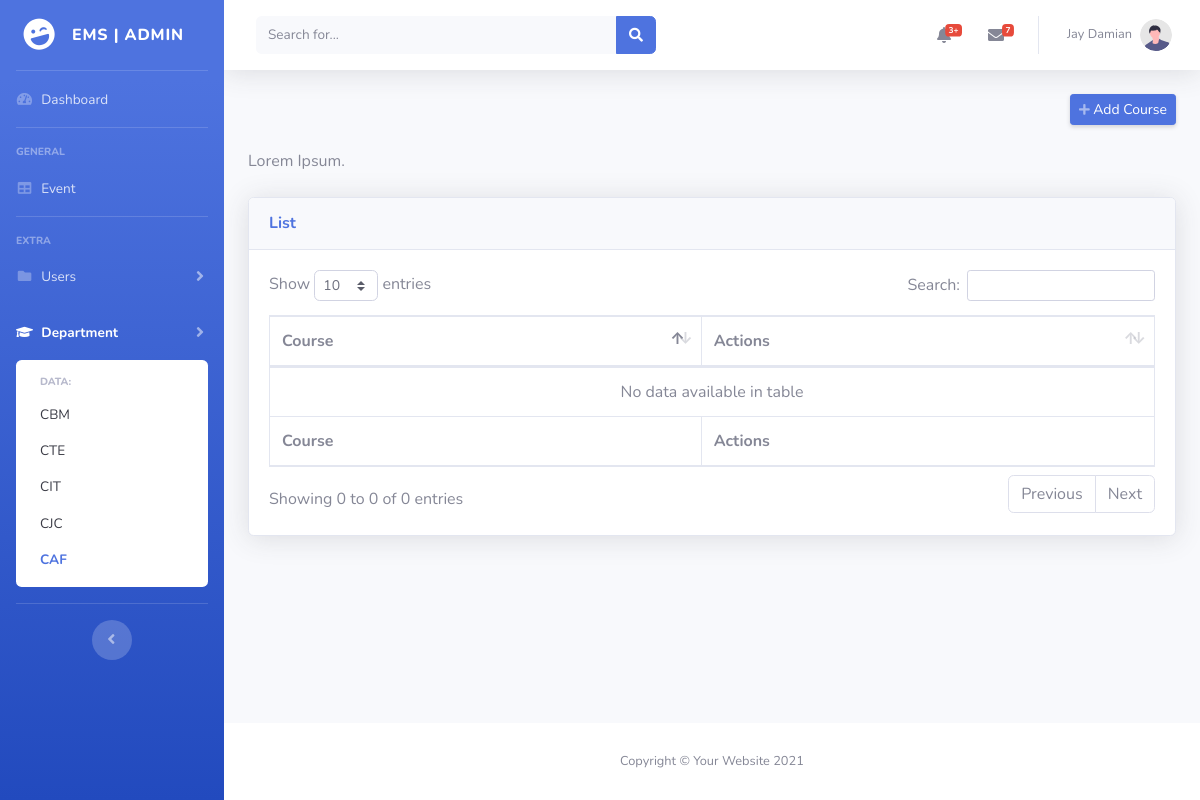
The page /admin/caf.php (signed in) on the database its author committed.
### tables this page shows
CREATE TABLE `tbl_department` (
  `id` int(11) NOT NULL,
  `department_code` varchar(200) NOT NULL,
  `department_name` varchar(200) NOT NULL
);

CREATE TABLE `tbl_users` (
  `user_id` int(11) NOT NULL,
  `id_number` varchar(50) NOT NULL,
  `firstname` varchar(200) NOT NULL,
  `middlename` varchar(200) NOT NULL,
  `lastname` varchar(200) NOT NULL,
  `email` varchar(200) NOT NULL,
  `mobile_number` varchar(50) NOT NULL,
  `role` varchar(50) NOT NULL,
  `username` varchar(200) NOT NULL,
  `password` varchar(200) NOT NULL
);

### include/DbConnection.php (called while the page is built, shortened)
<?php
class DbConnection{
    private $host = 'localhost';
    private $username = 'root';
    private $password = '';
    private $database = 'ems';
    protected $connection;
    public function __construct(){
        if (!isset($this->connection)) {
            $this->connection = new mysqli($this->host, $this->username, $this->password, $this->database);
        }
        return $this->connection;
    }
}

### include/FetchUser.php (called while the page is built, shortened)
<?php
include_once('DbConnection.php');
class FetchUser extends DbConnection{
    public function details($sql){
        $query = $this->connection->query($sql);
        $row = $query->fetch_array();
        return $row;
    }
}

### include/FetchDepartment.php (the view, shortened to what this page needs)
<?php
include_once('DbConnection.php');
class FetchDepartment extends DbConnection{
    public function getDepartmentSidebar(){
        $page = substr($_SERVER["SCRIPT_NAME"],strrpos($_SERVER["SCRIPT_NAME"],"/")+1);
        $sql = "SELECT * FROM tbl_department";
        $query = $this->connection->query($sql);
        if($query->num_rows > 0){
            while($row = $query->fetch_assoc()){
                echo '<a class="collapse-item'; if($page == strtolower($row['department_code']).'.php'){echo ' active';} echo '" href='.strtolower($row['department_code']).'.php?department='.$row['id'].'>'.$row['department_code'].'</a> ';
            }
        }
        else{
            return false;
        }
    }
}

### admin/include/nav.php (shortened to what this page needs)
<nav class="navbar navbar-expand navbar-light bg-white topbar mb-4 static-top shadow">
    <form
        class="d-none d-sm-inline-block form-inline mr-auto ml-md-3 my-2 my-md-0 mw-100 navbar-search">
        <div class="input-group">
            <input type="text" class="form-control bg-light border-0 small" placeholder="Search for..."
                aria-label="Search" aria-describedby="basic-addon2">
            <div class="input-group-append">
                <button class="btn btn-primary" type="button">
                    <i class="fas fa-search fa-sm"></i>
                </button>
            </div>
        </div>
    </form>
    <ul class="navbar-nav ml-auto">
        <li class="nav-item dropdown no-arrow mx-1">
            <a class="nav-link dropdown-toggle" href="#" id="alertsDropdown" role="button"
                data-toggle="dropdown" aria-haspopup="true" aria-expanded="false">
                <i class="fas fa-bell fa-fw"></i>
                <span class="badge badge-danger badge-counter">3+</span>
            </a>
        </li>
        <li class="nav-item dropdown no-arrow mx-1">
            <a class="nav-link dropdown-toggle" href="#" id="messagesDropdown" role="button"
                data-toggle="dropdown" aria-haspopup="true" aria-expanded="false">
                <i class="fas fa-envelope fa-fw"></i>
                <span class="badge badge-danger badge-counter">7</span>
            </a>
        </li>
        <li class="nav-item dropdown no-arrow">
            <a class="nav-link dropdown-toggle" href="#" id="userDropdown" role="button"
                data-toggle="dropdown" aria-haspopup="true" aria-expanded="false">
                <span class="mr-2 d-none d-lg-inline text-gray-600 small"><?php echo $row['firstname'].' '.$row['lastname']; ?></span>
                <img class="img-profile rounded-circle"
                    src="../img/undraw_profile.svg">
            </a>
        </li>
    </ul>
</nav>

### css/ems.css (style rules this page uses)
.topbar.navbar-light .navbar-nav .nav-item .nav-link { color: #858796; }

### rows shown on the page
tbl_department: department_code "CBM"
tbl_department: department_code "CTE"
tbl_department: department_code "CIT"
tbl_department: department_code "CJC"
tbl_department: department_code "CAF"
tbl_users: firstname "Jay", lastname "Damian"
